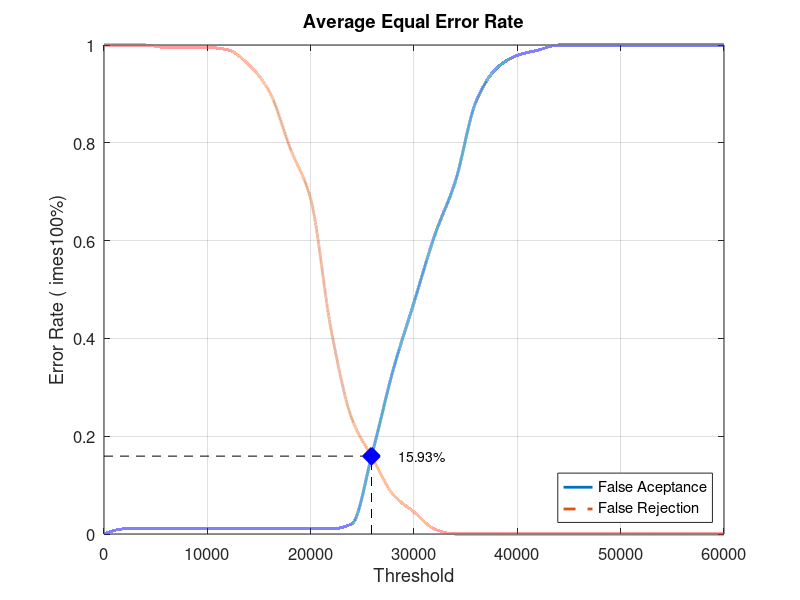
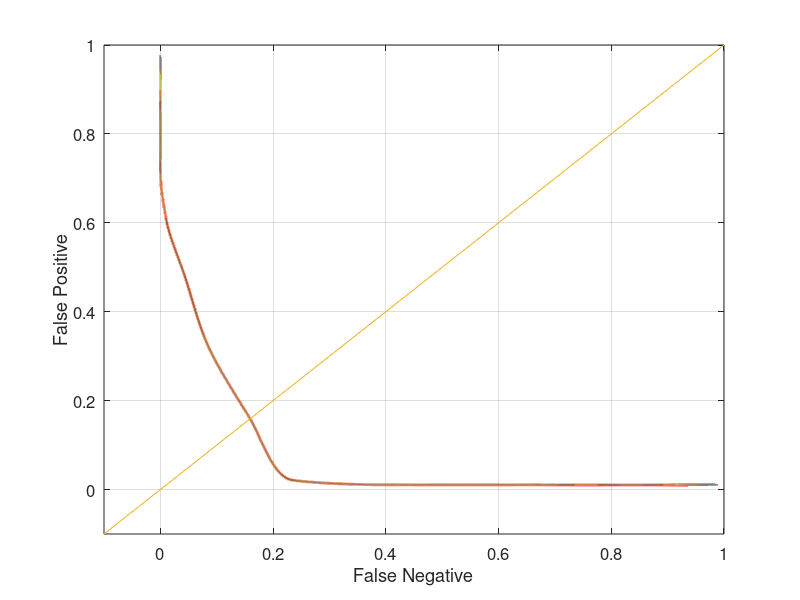

Here is the MATLAB script that generated these plots, in order:
close all;
clear;
clc;
x = 0:2000:60000;
xq = 0:0.5:60000;

y0 = [0 0.0105263 0.0105263 0.0105263 0.0105263 0.0105263 0.0105263 0.0105263 0.0105263 0.0105263 0.0105263 0.0105263 0.0210526 0.168421 0.336842 0.473684 0.610526 0.721053 0.884211 0.952632 0.978947 0.989474 1 1 1 1 1 1 1 1 1]
yy0 = interp1(x, y0, xq, 'pchip');
y1 = [1 1 1 0.995 0.995 0.995 0.99 0.96 0.905 0.79 0.685 0.415 0.235 0.155 0.08 0.045 0.01 0 0 0 0 0 0 0 0 0 0 0 0 0 0]
yy1 = interp1(x, y1, xq, 'pchip');

% Calculating EER: 
y2 = abs(y0 - y1);
find(y2 == min(y2))
yy2 = abs(yy0 - yy1);
xEER = find(yy2 == min(yy2));
xEERIndex = xq(xEER) % X-axis EER
yEER = yy0(xEER) % Y-axis EER

main = figure
plot(xq, yy0,'-','LineWidth', 2);	hold on
plot(xq, yy1,'--','LineWidth', 2);	hold on
plot([xEERIndex xEERIndex], [0 yEER], 'k--');	hold on
plot([0 xEERIndex], [yEER yEER], 'k--');	hold on
plot(xEERIndex, yEER, 'bx', 'LineWidth', 10);	hold on
text(xEERIndex + 10 * xEERIndex / 100, yEER, [num2str(round((10000 * yEER)) / 100) '%'])
legend('False Aceptance', 'False Rejection', 'Location', 'SouthEast')
xlabel('Threshold')
ylabel('Error Rate (	imes100%)')
title('Average Equal Error Rate')
set(gca, 'FontSize', 12)
axis([0 60000 0 1])
grid on

print(main, 'Database1_2Main', '-dpng');
FNRxFPR = figure('Color', [1 1 1]);
plot(yy1, yy0, '-', yy1, yy0, 'LineWidth', 2);
hold on
y = -0.1:0.1:1
plot(y, y); 
set(gca, 'FontSize', 12)
xlabel('False Negative')
ylabel('False Positive')
axis([-0.1 1 -0.1 1])
set(gca, 'FontSize', 12)
grid on

print(FNRxFPR, 'Database1_2FNRxFPR','-dpng');
